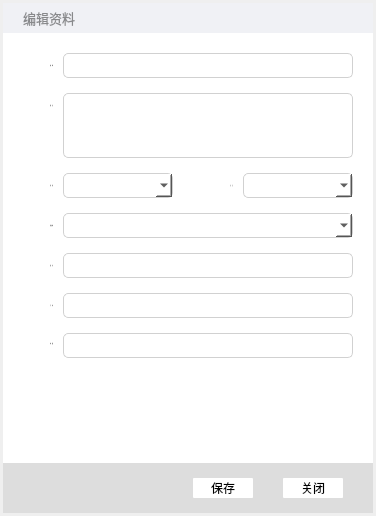
<?xml version="1.0" encoding="UTF-8"?>
<ui version="4.0">
 <class>EditUser</class>
 <widget class="QWidget" name="EditUser">
  <property name="geometry">
   <rect>
    <x>0</x>
    <y>0</y>
    <width>376</width>
    <height>516</height>
   </rect>
  </property>
  <property name="minimumSize">
   <size>
    <width>376</width>
    <height>516</height>
   </size>
  </property>
  <property name="maximumSize">
   <size>
    <width>380</width>
    <height>520</height>
   </size>
  </property>
  <property name="baseSize">
   <size>
    <width>376</width>
    <height>516</height>
   </size>
  </property>
  <widget class="QWidget" name="editUserWidget" native="true">
   <property name="geometry">
    <rect>
     <x>3</x>
     <y>3</y>
     <width>370</width>
     <height>510</height>
    </rect>
   </property>
   <property name="minimumSize">
    <size>
     <width>370</width>
     <height>510</height>
    </size>
   </property>
   <property name="maximumSize">
    <size>
     <width>370</width>
     <height>510</height>
    </size>
   </property>
   <property name="baseSize">
    <size>
     <width>370</width>
     <height>510</height>
    </size>
   </property>
   <widget class="QWidget" name="topWidget" native="true">
    <property name="geometry">
     <rect>
      <x>0</x>
      <y>0</y>
      <width>370</width>
      <height>30</height>
     </rect>
    </property>
    <property name="minimumSize">
     <size>
      <width>370</width>
      <height>30</height>
     </size>
    </property>
    <property name="maximumSize">
     <size>
      <width>370</width>
      <height>30</height>
     </size>
    </property>
    <property name="baseSize">
     <size>
      <width>370</width>
      <height>30</height>
     </size>
    </property>
    <property name="styleSheet">
     <string notr="true">QWidget#topWidget{
	background-color: rgb(240, 241, 245);
}</string>
    </property>
    <widget class="QPushButton" name="closeBtn1">
     <property name="geometry">
      <rect>
       <x>340</x>
       <y>7</y>
       <width>16</width>
       <height>16</height>
      </rect>
     </property>
     <property name="styleSheet">
      <string notr="true">QPushButton{
	image: url(:/Icon/close2.png);
	border-radius: 0;
	background-color: rgba(255, 255, 255, 0);
}
QPushButton:hover{
	image: url(:/Icon/close.png);
	background-color: rgb(255, 0, 0);
}</string>
     </property>
     <property name="text">
      <string/>
     </property>
    </widget>
    <widget class="QPushButton" name="pushButton_4">
     <property name="geometry">
      <rect>
       <x>310</x>
       <y>7</y>
       <width>16</width>
       <height>16</height>
      </rect>
     </property>
     <property name="styleSheet">
      <string notr="true">QPushButton{
	image: url(:/Icon/mini2.png);
	border-radius: 0;
	background-color: rgba(255, 255, 255, 0);
}
QPushButton:hover{
	image: url(:/Icon/mini.png);
	background-color: rgb(227, 228, 232);
}</string>
     </property>
     <property name="text">
      <string/>
     </property>
    </widget>
    <widget class="QLabel" name="label">
     <property name="geometry">
      <rect>
       <x>20</x>
       <y>7</y>
       <width>60</width>
       <height>16</height>
      </rect>
     </property>
     <property name="minimumSize">
      <size>
       <width>60</width>
       <height>16</height>
      </size>
     </property>
     <property name="maximumSize">
      <size>
       <width>60</width>
       <height>16</height>
      </size>
     </property>
     <property name="baseSize">
      <size>
       <width>60</width>
       <height>16</height>
      </size>
     </property>
     <property name="font">
      <font>
       <family>微软雅黑</family>
       <pointsize>10</pointsize>
      </font>
     </property>
     <property name="styleSheet">
      <string notr="true">color: rgb(136, 137, 139);</string>
     </property>
     <property name="text">
      <string>编辑资料</string>
     </property>
    </widget>
   </widget>
   <widget class="QWidget" name="toolWidget" native="true">
    <property name="geometry">
     <rect>
      <x>0</x>
      <y>460</y>
      <width>370</width>
      <height>50</height>
     </rect>
    </property>
    <property name="minimumSize">
     <size>
      <width>370</width>
      <height>50</height>
     </size>
    </property>
    <property name="maximumSize">
     <size>
      <width>370</width>
      <height>50</height>
     </size>
    </property>
    <property name="baseSize">
     <size>
      <width>370</width>
      <height>50</height>
     </size>
    </property>
    <property name="styleSheet">
     <string notr="true">QWidget#toolWidget{
	background-color: rgb(221, 221, 221);
}</string>
    </property>
    <widget class="QPushButton" name="closeBtn2">
     <property name="geometry">
      <rect>
       <x>280</x>
       <y>15</y>
       <width>60</width>
       <height>20</height>
      </rect>
     </property>
     <property name="styleSheet">
      <string notr="true">QPushButton{
	font-size: 12px;
	color: rgb(0, 0, 0);
	background-color: rgb(255, 255, 255);
	border-radius: 1px;
}
QPushButton:hover{
	background-color: rgb(242, 242, 242);
}</string>
     </property>
     <property name="text">
      <string>关闭</string>
     </property>
    </widget>
    <widget class="QPushButton" name="pushButton_2">
     <property name="enabled">
      <bool>false</bool>
     </property>
     <property name="geometry">
      <rect>
       <x>190</x>
       <y>15</y>
       <width>60</width>
       <height>20</height>
      </rect>
     </property>
     <property name="styleSheet">
      <string notr="true">QPushButton{
	font-size: 12px;
	color: rgb(0, 0, 0);
	background-color: rgb(255, 255, 255);
	border-radius: 1px;
}
QPushButton:hover{
	background-color: rgb(242, 242, 242);
}</string>
     </property>
     <property name="text">
      <string>保存</string>
     </property>
    </widget>
   </widget>
   <widget class="QWidget" name="widget" native="true">
    <property name="geometry">
     <rect>
      <x>0</x>
      <y>30</y>
      <width>370</width>
      <height>430</height>
     </rect>
    </property>
    <property name="minimumSize">
     <size>
      <width>370</width>
      <height>430</height>
     </size>
    </property>
    <property name="maximumSize">
     <size>
      <width>370</width>
      <height>430</height>
     </size>
    </property>
    <property name="baseSize">
     <size>
      <width>370</width>
      <height>430</height>
     </size>
    </property>
    <property name="styleSheet">
     <string notr="true">QWidget#widget{
	background-color: rgb(255, 255, 255);
}</string>
    </property>
    <widget class="QLabel" name="label_2">
     <property name="geometry">
      <rect>
       <x>0</x>
       <y>20</y>
       <width>50</width>
       <height>25</height>
      </rect>
     </property>
     <property name="font">
      <font>
       <family>微软雅黑</family>
       <pointsize>-1</pointsize>
       <weight>50</weight>
       <italic>false</italic>
       <bold>false</bold>
      </font>
     </property>
     <property name="styleSheet">
      <string notr="true">color: rgb(127, 127, 127);
font: 14px &quot;微软雅黑&quot;;</string>
     </property>
     <property name="text">
      <string>昵    称</string>
     </property>
     <property name="scaledContents">
      <bool>false</bool>
     </property>
     <property name="alignment">
      <set>Qt::AlignRight|Qt::AlignTrailing|Qt::AlignVCenter</set>
     </property>
    </widget>
    <widget class="QLabel" name="label_3">
     <property name="geometry">
      <rect>
       <x>0</x>
       <y>60</y>
       <width>50</width>
       <height>25</height>
      </rect>
     </property>
     <property name="font">
      <font>
       <family>微软雅黑</family>
       <pointsize>-1</pointsize>
       <weight>50</weight>
       <italic>false</italic>
       <bold>false</bold>
      </font>
     </property>
     <property name="styleSheet">
      <string notr="true">color: rgb(127, 127, 127);
font: 14px &quot;微软雅黑&quot;;</string>
     </property>
     <property name="text">
      <string>签    名</string>
     </property>
     <property name="scaledContents">
      <bool>false</bool>
     </property>
     <property name="alignment">
      <set>Qt::AlignRight|Qt::AlignTrailing|Qt::AlignVCenter</set>
     </property>
    </widget>
    <widget class="QLabel" name="label_4">
     <property name="geometry">
      <rect>
       <x>0</x>
       <y>300</y>
       <width>50</width>
       <height>20</height>
      </rect>
     </property>
     <property name="font">
      <font>
       <family>微软雅黑</family>
       <pointsize>-1</pointsize>
       <weight>50</weight>
       <italic>false</italic>
       <bold>false</bold>
      </font>
     </property>
     <property name="styleSheet">
      <string notr="true">color: rgb(127, 127, 127);
font: 14px &quot;微软雅黑&quot;;</string>
     </property>
     <property name="text">
      <string>邮    箱</string>
     </property>
     <property name="scaledContents">
      <bool>false</bool>
     </property>
     <property name="alignment">
      <set>Qt::AlignRight|Qt::AlignTrailing|Qt::AlignVCenter</set>
     </property>
    </widget>
    <widget class="QLabel" name="label_6">
     <property name="geometry">
      <rect>
       <x>0</x>
       <y>140</y>
       <width>50</width>
       <height>25</height>
      </rect>
     </property>
     <property name="font">
      <font>
       <family>微软雅黑</family>
       <pointsize>-1</pointsize>
       <weight>50</weight>
       <italic>false</italic>
       <bold>false</bold>
      </font>
     </property>
     <property name="styleSheet">
      <string notr="true">color: rgb(127, 127, 127);
font: 14px &quot;微软雅黑&quot;;</string>
     </property>
     <property name="text">
      <string>性    别</string>
     </property>
     <property name="scaledContents">
      <bool>false</bool>
     </property>
     <property name="alignment">
      <set>Qt::AlignRight|Qt::AlignTrailing|Qt::AlignVCenter</set>
     </property>
    </widget>
    <widget class="QLabel" name="label_7">
     <property name="geometry">
      <rect>
       <x>0</x>
       <y>180</y>
       <width>50</width>
       <height>25</height>
      </rect>
     </property>
     <property name="font">
      <font>
       <family>微软雅黑</family>
       <pointsize>-1</pointsize>
       <weight>50</weight>
       <italic>false</italic>
       <bold>false</bold>
      </font>
     </property>
     <property name="styleSheet">
      <string notr="true">color: rgb(127, 127, 127);
font: 14px &quot;微软雅黑&quot;;</string>
     </property>
     <property name="text">
      <string>所在地</string>
     </property>
     <property name="scaledContents">
      <bool>false</bool>
     </property>
     <property name="alignment">
      <set>Qt::AlignRight|Qt::AlignTrailing|Qt::AlignVCenter</set>
     </property>
    </widget>
    <widget class="QLabel" name="label_8">
     <property name="geometry">
      <rect>
       <x>0</x>
       <y>220</y>
       <width>50</width>
       <height>25</height>
      </rect>
     </property>
     <property name="font">
      <font>
       <family>微软雅黑</family>
       <pointsize>-1</pointsize>
       <weight>50</weight>
       <italic>false</italic>
       <bold>false</bold>
      </font>
     </property>
     <property name="styleSheet">
      <string notr="true">color: rgb(127, 127, 127);
font: 14px &quot;微软雅黑&quot;;</string>
     </property>
     <property name="text">
      <string>职    业</string>
     </property>
     <property name="scaledContents">
      <bool>false</bool>
     </property>
     <property name="alignment">
      <set>Qt::AlignRight|Qt::AlignTrailing|Qt::AlignVCenter</set>
     </property>
    </widget>
    <widget class="QLabel" name="label_9">
     <property name="geometry">
      <rect>
       <x>0</x>
       <y>260</y>
       <width>50</width>
       <height>25</height>
      </rect>
     </property>
     <property name="font">
      <font>
       <family>微软雅黑</family>
       <pointsize>-1</pointsize>
       <weight>50</weight>
       <italic>false</italic>
       <bold>false</bold>
      </font>
     </property>
     <property name="styleSheet">
      <string notr="true">color: rgb(127, 127, 127);
font: 14px &quot;微软雅黑&quot;;</string>
     </property>
     <property name="text">
      <string>手    机</string>
     </property>
     <property name="scaledContents">
      <bool>false</bool>
     </property>
     <property name="alignment">
      <set>Qt::AlignRight|Qt::AlignTrailing|Qt::AlignVCenter</set>
     </property>
    </widget>
    <widget class="QLineEdit" name="lineEdit">
     <property name="geometry">
      <rect>
       <x>60</x>
       <y>20</y>
       <width>290</width>
       <height>25</height>
      </rect>
     </property>
     <property name="styleSheet">
      <string notr="true">QLineEdit{
    border-radius: 5px;
    font-size: 13px;
    color: black;
	background-color: rgb(255, 255, 255);
    border: 1px solid #D1D1D1;
}
QLineEdit:hover{
	
	border-color: rgb(69, 165, 255);
}</string>
     </property>
    </widget>
    <widget class="QLineEdit" name="lineEdit_3">
     <property name="geometry">
      <rect>
       <x>60</x>
       <y>60</y>
       <width>290</width>
       <height>65</height>
      </rect>
     </property>
     <property name="styleSheet">
      <string notr="true">QLineEdit{
    border-radius: 5px;
    font-size: 13px;
    color: black;
	background-color: rgb(255, 255, 255);
    border: 1px solid #D1D1D1;
}
QLineEdit:hover{
	
	border-color: rgb(69, 165, 255);
}</string>
     </property>
    </widget>
    <widget class="QLineEdit" name="lineEdit_4">
     <property name="geometry">
      <rect>
       <x>60</x>
       <y>220</y>
       <width>290</width>
       <height>25</height>
      </rect>
     </property>
     <property name="styleSheet">
      <string notr="true">QLineEdit{
    border-radius: 5px;
    font-size: 13px;
    color: black;
	background-color: rgb(255, 255, 255);
    border: 1px solid #D1D1D1;
}
QLineEdit:hover{
	
	border-color: rgb(69, 165, 255);
}</string>
     </property>
    </widget>
    <widget class="QLineEdit" name="lineEdit_5">
     <property name="geometry">
      <rect>
       <x>60</x>
       <y>260</y>
       <width>290</width>
       <height>25</height>
      </rect>
     </property>
     <property name="styleSheet">
      <string notr="true">QLineEdit{
    border-radius: 5px;
    font-size: 13px;
    color: black;
	background-color: rgb(255, 255, 255);
    border: 1px solid #D1D1D1;
}
QLineEdit:hover{
	
	border-color: rgb(69, 165, 255);
}</string>
     </property>
    </widget>
    <widget class="QComboBox" name="comboBox">
     <property name="geometry">
      <rect>
       <x>60</x>
       <y>140</y>
       <width>110</width>
       <height>25</height>
      </rect>
     </property>
     <property name="styleSheet">
      <string notr="true">QComboBox{
    border-radius: 5px;
    font-size: 13px;
    color: black;
	background-color: rgb(255, 255, 255);
    border: 1px solid #D1D1D1;
}
QComboBox:hover{
	border-color: rgb(69, 165, 255);
}</string>
     </property>
    </widget>
    <widget class="QLabel" name="label_10">
     <property name="geometry">
      <rect>
       <x>180</x>
       <y>140</y>
       <width>50</width>
       <height>25</height>
      </rect>
     </property>
     <property name="font">
      <font>
       <family>微软雅黑</family>
       <pointsize>-1</pointsize>
       <weight>50</weight>
       <italic>false</italic>
       <bold>false</bold>
      </font>
     </property>
     <property name="styleSheet">
      <string notr="true">color: rgb(127, 127, 127);
font: 14px &quot;微软雅黑&quot;;</string>
     </property>
     <property name="text">
      <string>生    日</string>
     </property>
     <property name="scaledContents">
      <bool>false</bool>
     </property>
     <property name="alignment">
      <set>Qt::AlignRight|Qt::AlignTrailing|Qt::AlignVCenter</set>
     </property>
    </widget>
    <widget class="QComboBox" name="comboBox_2">
     <property name="geometry">
      <rect>
       <x>240</x>
       <y>140</y>
       <width>110</width>
       <height>25</height>
      </rect>
     </property>
     <property name="styleSheet">
      <string notr="true">QComboBox{
    border-radius: 5px;
    font-size: 13px;
    color: black;
	background-color: rgb(255, 255, 255);
    border: 1px solid #D1D1D1;
}
QComboBox:hover{
	border-color: rgb(69, 165, 255);
}</string>
     </property>
    </widget>
    <widget class="QLineEdit" name="lineEdit_6">
     <property name="geometry">
      <rect>
       <x>60</x>
       <y>300</y>
       <width>290</width>
       <height>25</height>
      </rect>
     </property>
     <property name="styleSheet">
      <string notr="true">QLineEdit{
    border-radius: 5px;
    font-size: 13px;
    color: black;
	background-color: rgb(255, 255, 255);
    border: 1px solid #D1D1D1;
}
QLineEdit:hover{
	
	border-color: rgb(69, 165, 255);
}</string>
     </property>
    </widget>
    <widget class="QComboBox" name="comboBox_3">
     <property name="geometry">
      <rect>
       <x>60</x>
       <y>180</y>
       <width>290</width>
       <height>25</height>
      </rect>
     </property>
     <property name="styleSheet">
      <string notr="true">QComboBox{
    border-radius: 5px;
    font-size: 13px;
    color: black;
	background-color: rgb(255, 255, 255);
    border: 1px solid #D1D1D1;
}
QComboBox:hover{
	border-color: rgb(69, 165, 255);
}</string>
     </property>
    </widget>
   </widget>
  </widget>
 </widget>
 <resources/>
 <connections>
  <connection>
   <sender>pushButton_4</sender>
   <signal>clicked()</signal>
   <receiver>EditUser</receiver>
   <slot>lower()</slot>
   <hints>
    <hint type="sourcelabel">
     <x>320</x>
     <y>17</y>
    </hint>
    <hint type="destinationlabel">
     <x>549</x>
     <y>48</y>
    </hint>
   </hints>
  </connection>
 </connections>
</ui>
